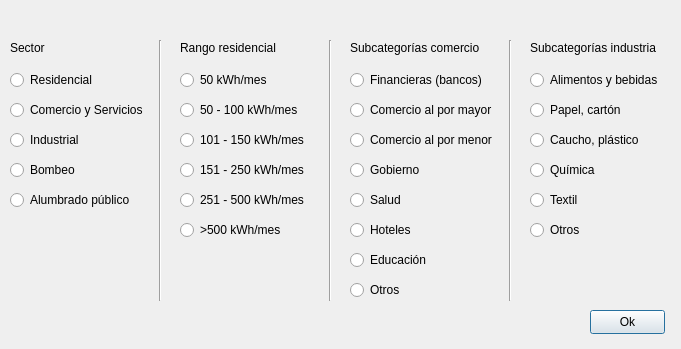
<?xml version="1.0" encoding="UTF-8"?>
<ui version="4.0">
 <class>SetCategoriesDialog</class>
 <widget class="QDialog" name="SetCategoriesDialog">
  <property name="geometry">
   <rect>
    <x>0</x>
    <y>0</y>
    <width>681</width>
    <height>349</height>
   </rect>
  </property>
  <property name="windowTitle">
   <string>Dialog</string>
  </property>
  <widget class="QPushButton" name="buttonOk">
   <property name="geometry">
    <rect>
     <x>590</x>
     <y>310</y>
     <width>75</width>
     <height>24</height>
    </rect>
   </property>
   <property name="text">
    <string>Ok</string>
   </property>
  </widget>
  <widget class="QLabel" name="labelSetCategories">
   <property name="geometry">
    <rect>
     <x>10</x>
     <y>10</y>
     <width>661</width>
     <height>16</height>
    </rect>
   </property>
   <property name="text">
    <string/>
   </property>
  </widget>
  <widget class="QLabel" name="labelSector">
   <property name="geometry">
    <rect>
     <x>10</x>
     <y>40</y>
     <width>141</width>
     <height>16</height>
    </rect>
   </property>
   <property name="text">
    <string>Sector</string>
   </property>
  </widget>
  <widget class="QLabel" name="labelResRange">
   <property name="geometry">
    <rect>
     <x>180</x>
     <y>40</y>
     <width>141</width>
     <height>16</height>
    </rect>
   </property>
   <property name="text">
    <string>Rango residencial</string>
   </property>
  </widget>
  <widget class="QRadioButton" name="radioButtonRes">
   <property name="geometry">
    <rect>
     <x>10</x>
     <y>70</y>
     <width>141</width>
     <height>20</height>
    </rect>
   </property>
   <property name="text">
    <string>Residencial</string>
   </property>
  </widget>
  <widget class="QRadioButton" name="radioButtonCommercial">
   <property name="geometry">
    <rect>
     <x>10</x>
     <y>100</y>
     <width>141</width>
     <height>20</height>
    </rect>
   </property>
   <property name="text">
    <string>Comercio y Servicios</string>
   </property>
  </widget>
  <widget class="QRadioButton" name="radioButtonIndustrial">
   <property name="geometry">
    <rect>
     <x>10</x>
     <y>130</y>
     <width>141</width>
     <height>20</height>
    </rect>
   </property>
   <property name="text">
    <string>Industrial</string>
   </property>
  </widget>
  <widget class="QRadioButton" name="radioButtonPumping">
   <property name="geometry">
    <rect>
     <x>10</x>
     <y>160</y>
     <width>141</width>
     <height>20</height>
    </rect>
   </property>
   <property name="text">
    <string>Bombeo</string>
   </property>
  </widget>
  <widget class="QRadioButton" name="radioButtonPublicLight">
   <property name="geometry">
    <rect>
     <x>10</x>
     <y>190</y>
     <width>141</width>
     <height>20</height>
    </rect>
   </property>
   <property name="text">
    <string>Alumbrado público</string>
   </property>
  </widget>
  <widget class="QRadioButton" name="radioButtonResA">
   <property name="geometry">
    <rect>
     <x>180</x>
     <y>70</y>
     <width>141</width>
     <height>20</height>
    </rect>
   </property>
   <property name="text">
    <string>50 kWh/mes</string>
   </property>
  </widget>
  <widget class="Line" name="line">
   <property name="geometry">
    <rect>
     <x>150</x>
     <y>40</y>
     <width>21</width>
     <height>261</height>
    </rect>
   </property>
   <property name="orientation">
    <enum>Qt::Vertical</enum>
   </property>
  </widget>
  <widget class="QRadioButton" name="radioButtonResB">
   <property name="geometry">
    <rect>
     <x>180</x>
     <y>100</y>
     <width>141</width>
     <height>20</height>
    </rect>
   </property>
   <property name="text">
    <string>50 - 100 kWh/mes</string>
   </property>
  </widget>
  <widget class="QRadioButton" name="radioButtonResC">
   <property name="geometry">
    <rect>
     <x>180</x>
     <y>130</y>
     <width>141</width>
     <height>20</height>
    </rect>
   </property>
   <property name="text">
    <string>101 - 150 kWh/mes</string>
   </property>
  </widget>
  <widget class="QRadioButton" name="radioButtonResD">
   <property name="geometry">
    <rect>
     <x>180</x>
     <y>160</y>
     <width>141</width>
     <height>20</height>
    </rect>
   </property>
   <property name="text">
    <string>151 - 250 kWh/mes</string>
   </property>
  </widget>
  <widget class="QRadioButton" name="radioButtonResE">
   <property name="geometry">
    <rect>
     <x>180</x>
     <y>190</y>
     <width>141</width>
     <height>20</height>
    </rect>
   </property>
   <property name="text">
    <string>251 - 500 kWh/mes</string>
   </property>
  </widget>
  <widget class="QRadioButton" name="radioButtonResF">
   <property name="geometry">
    <rect>
     <x>180</x>
     <y>220</y>
     <width>141</width>
     <height>20</height>
    </rect>
   </property>
   <property name="text">
    <string>&gt;500 kWh/mes</string>
   </property>
  </widget>
  <widget class="Line" name="line_2">
   <property name="geometry">
    <rect>
     <x>320</x>
     <y>40</y>
     <width>21</width>
     <height>261</height>
    </rect>
   </property>
   <property name="orientation">
    <enum>Qt::Vertical</enum>
   </property>
  </widget>
  <widget class="QLabel" name="labelSubCommercial">
   <property name="geometry">
    <rect>
     <x>350</x>
     <y>40</y>
     <width>151</width>
     <height>16</height>
    </rect>
   </property>
   <property name="text">
    <string>Subcategorías comercio</string>
   </property>
  </widget>
  <widget class="QRadioButton" name="radioButtonFinances">
   <property name="geometry">
    <rect>
     <x>350</x>
     <y>70</y>
     <width>151</width>
     <height>20</height>
    </rect>
   </property>
   <property name="text">
    <string>Financieras (bancos)</string>
   </property>
  </widget>
  <widget class="QRadioButton" name="radioButtonWholesale">
   <property name="geometry">
    <rect>
     <x>350</x>
     <y>100</y>
     <width>151</width>
     <height>20</height>
    </rect>
   </property>
   <property name="text">
    <string>Comercio al por mayor</string>
   </property>
  </widget>
  <widget class="QRadioButton" name="radioButtonRetail">
   <property name="geometry">
    <rect>
     <x>350</x>
     <y>130</y>
     <width>151</width>
     <height>20</height>
    </rect>
   </property>
   <property name="text">
    <string>Comercio al por menor</string>
   </property>
  </widget>
  <widget class="QRadioButton" name="radioButtonGov">
   <property name="geometry">
    <rect>
     <x>350</x>
     <y>160</y>
     <width>151</width>
     <height>20</height>
    </rect>
   </property>
   <property name="text">
    <string>Gobierno</string>
   </property>
  </widget>
  <widget class="QRadioButton" name="radioButtonHealth">
   <property name="geometry">
    <rect>
     <x>350</x>
     <y>190</y>
     <width>151</width>
     <height>20</height>
    </rect>
   </property>
   <property name="text">
    <string>Salud</string>
   </property>
  </widget>
  <widget class="QRadioButton" name="radioButtonHotels">
   <property name="geometry">
    <rect>
     <x>350</x>
     <y>220</y>
     <width>151</width>
     <height>20</height>
    </rect>
   </property>
   <property name="text">
    <string>Hoteles</string>
   </property>
  </widget>
  <widget class="QRadioButton" name="radioButtonEducation">
   <property name="geometry">
    <rect>
     <x>350</x>
     <y>250</y>
     <width>151</width>
     <height>20</height>
    </rect>
   </property>
   <property name="text">
    <string>Educación</string>
   </property>
  </widget>
  <widget class="QRadioButton" name="radioButtonOtherCommercial">
   <property name="geometry">
    <rect>
     <x>350</x>
     <y>280</y>
     <width>151</width>
     <height>20</height>
    </rect>
   </property>
   <property name="text">
    <string>Otros</string>
   </property>
  </widget>
  <widget class="Line" name="line_3">
   <property name="geometry">
    <rect>
     <x>500</x>
     <y>40</y>
     <width>21</width>
     <height>261</height>
    </rect>
   </property>
   <property name="orientation">
    <enum>Qt::Vertical</enum>
   </property>
  </widget>
  <widget class="QLabel" name="labelSubIndustrial">
   <property name="geometry">
    <rect>
     <x>530</x>
     <y>40</y>
     <width>131</width>
     <height>16</height>
    </rect>
   </property>
   <property name="text">
    <string>Subcategorías industria</string>
   </property>
  </widget>
  <widget class="QRadioButton" name="radioButtonFood">
   <property name="geometry">
    <rect>
     <x>530</x>
     <y>70</y>
     <width>131</width>
     <height>20</height>
    </rect>
   </property>
   <property name="text">
    <string>Alimentos y bebidas</string>
   </property>
  </widget>
  <widget class="QRadioButton" name="radioButtonPaper">
   <property name="geometry">
    <rect>
     <x>530</x>
     <y>100</y>
     <width>131</width>
     <height>20</height>
    </rect>
   </property>
   <property name="text">
    <string>Papel, cartón</string>
   </property>
  </widget>
  <widget class="QRadioButton" name="radioButtonPlastics">
   <property name="geometry">
    <rect>
     <x>530</x>
     <y>130</y>
     <width>131</width>
     <height>20</height>
    </rect>
   </property>
   <property name="text">
    <string>Caucho, plástico</string>
   </property>
  </widget>
  <widget class="QRadioButton" name="radioButtonChemistry">
   <property name="geometry">
    <rect>
     <x>530</x>
     <y>160</y>
     <width>131</width>
     <height>20</height>
    </rect>
   </property>
   <property name="text">
    <string>Química</string>
   </property>
  </widget>
  <widget class="QRadioButton" name="radioButtonTextiles">
   <property name="geometry">
    <rect>
     <x>530</x>
     <y>190</y>
     <width>131</width>
     <height>20</height>
    </rect>
   </property>
   <property name="text">
    <string>Textil</string>
   </property>
  </widget>
  <widget class="QRadioButton" name="radioButtonOtherIndustrial">
   <property name="geometry">
    <rect>
     <x>530</x>
     <y>220</y>
     <width>131</width>
     <height>20</height>
    </rect>
   </property>
   <property name="text">
    <string>Otros</string>
   </property>
  </widget>
 </widget>
 <resources/>
 <connections/>
</ui>
